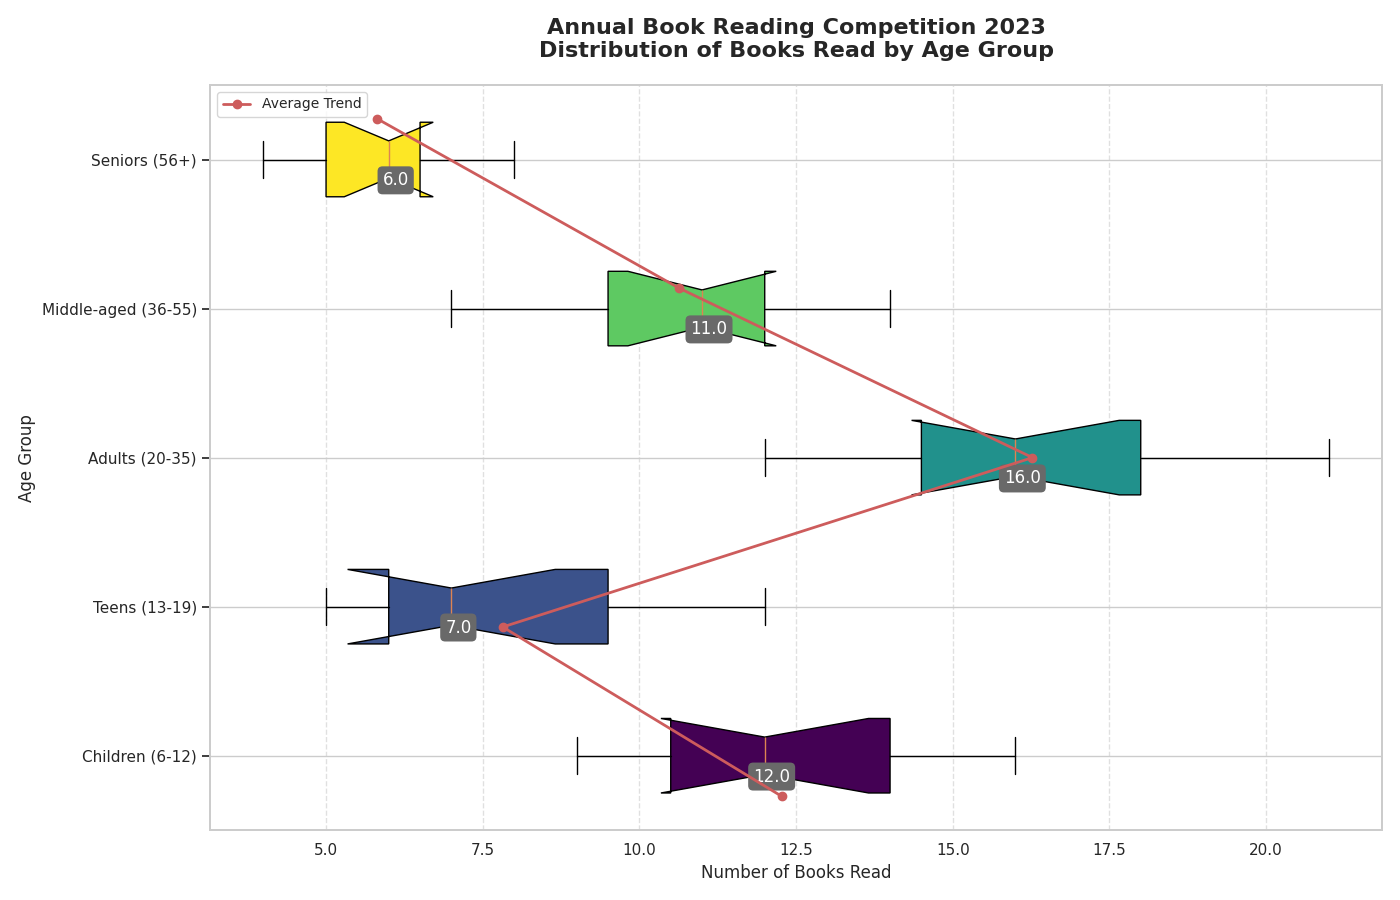

Source code (Python):
import matplotlib.pyplot as plt
import numpy as np

# Data for each age group with shuffled content
children_books = [14, 12, 13, 9, 11, 11, 14, 16, 15, 10, 10]
teens_books = [6, 11, 5, 7, 12, 8, 9, 5, 6, 10, 7]
adults_books = [17, 21, 15, 19, 16, 18, 12, 18, 15, 14, 14]
middle_aged_books = [11, 12, 13, 8, 10, 14, 7, 12, 10, 11, 9]
seniors_books = [7, 5, 5, 6, 8, 6, 5, 6, 5, 7, 4]

data = [children_books, teens_books, adults_books, middle_aged_books, seniors_books]
age_groups = ['Children (6-12)', 'Teens (13-19)', 'Adults (20-35)', 'Middle-aged (36-55)', 'Seniors (56+)']

fig, ax = plt.subplots(figsize=(14, 9))
box = ax.boxplot(data, vert=False, patch_artist=True, labels=age_groups, notch=True, whis=1.5)

colors = plt.cm.viridis(np.linspace(0, 1, len(data)))
for patch, color in zip(box['boxes'], colors):
    patch.set_facecolor(color)

medians = [np.median(group) for group in data]
for i, median in enumerate(medians):
    ax.annotate(f'{median}', xy=(median, i + 1), xytext=(5, -15), 
                textcoords='offset points', ha='center', va='center', color='white',
                bbox=dict(boxstyle='round,pad=0.3', edgecolor='none', facecolor='dimgray'))

ax.grid(True, linestyle='--', alpha=0.6, axis='x')

ax.set_title('Annual Book Reading Competition 2023\nDistribution of Books Read by Age Group', fontsize=16, fontweight='bold', pad=20)
ax.set_xlabel('Number of Books Read', fontsize=12)
ax.set_ylabel('Age Group', fontsize=12)

plt.gca().set_aspect('auto', adjustable='box')
plt.tight_layout()

ax2 = ax.twinx()
book_trend = [np.mean(group) for group in data]
ax2.plot(book_trend, np.arange(1, len(data)+1), 'o-', color='indianred', linewidth=2, label='Average Trend')
ax2.set_yticks([])

ax2.legend(loc='upper left', fontsize=10)

plt.show()
